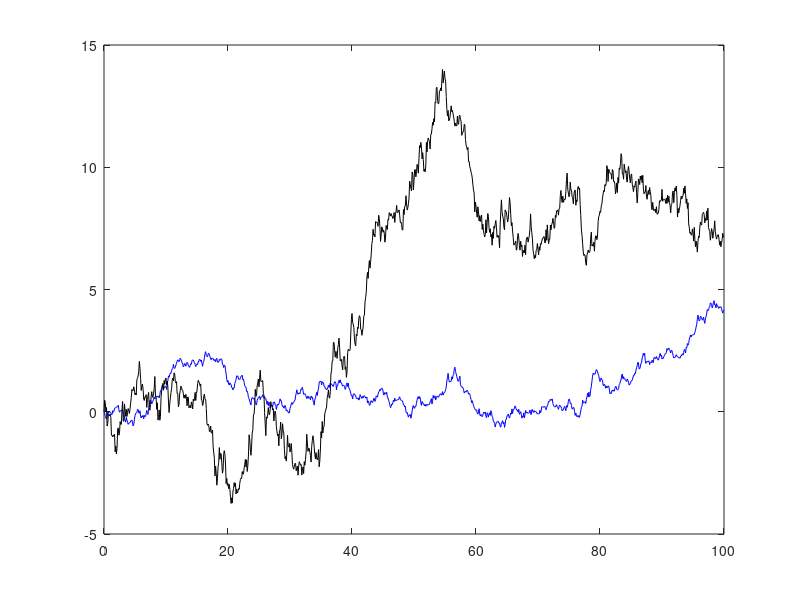

MATLAB code to generate this figure:
dt = 1e-1;
tStart = 0;
tStop = 100;
t = tStart: dt : tStop;
x = zeros(length(t), 1);
y = zeros(length(t), 1);
z = zeros(length(t), 1);
x(1) = 0;
y(1) = 0;
z(1) = 0;
for n = 2 : length(t)
    x(n) = x(n-1) - dt *  x(n-1);
    %    y(n) = y(n-1) + dt * (-1 * y(n-1) + randn);
    z(n) = z(n-1) + dt * randn;
    y(n) = y(n-1) + sqrt(dt) * randn;
end
plot(t, z, 'b', t, y, 'k');
%plot(t, x,'k', t, y, 'r', t, z, 'g');

